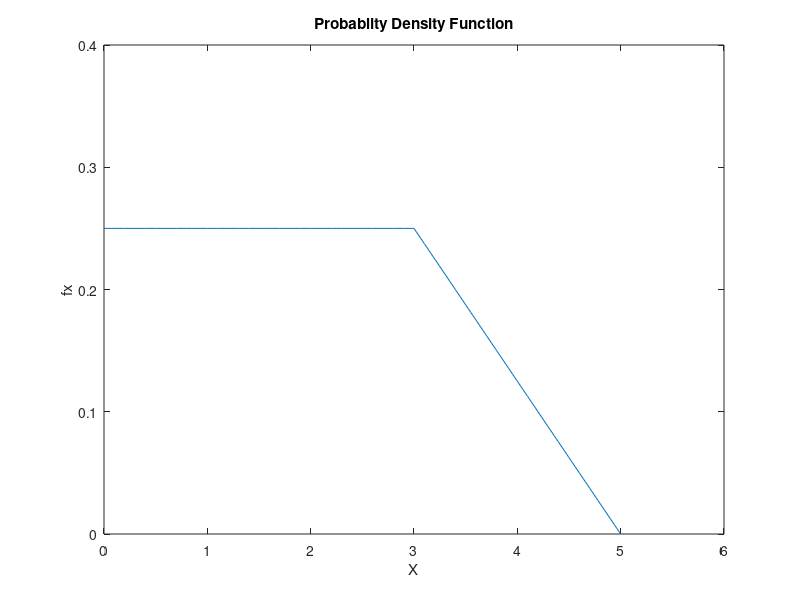

Source code (MATLAB):
x=0:0.1:5;
fx(x<=3)=1/4
xsub= 3:.1:5
fx(x>=3)=(5/8)-(xsub/8)
plot(x,fx)
mean(fx)
axis([0 6 0 .4])
xlabel('X');ylabel('fx')
title('Probablity Density Function')